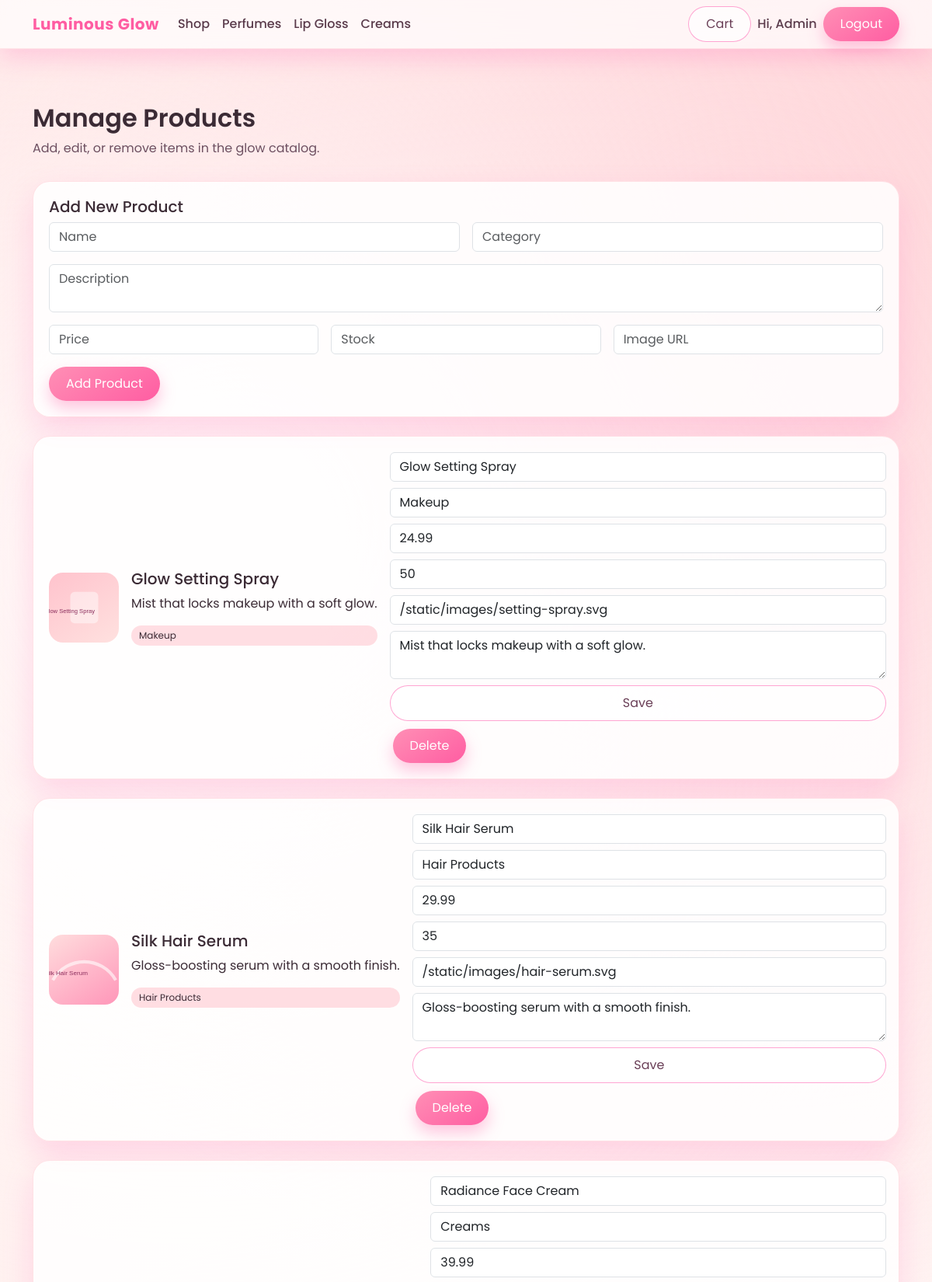
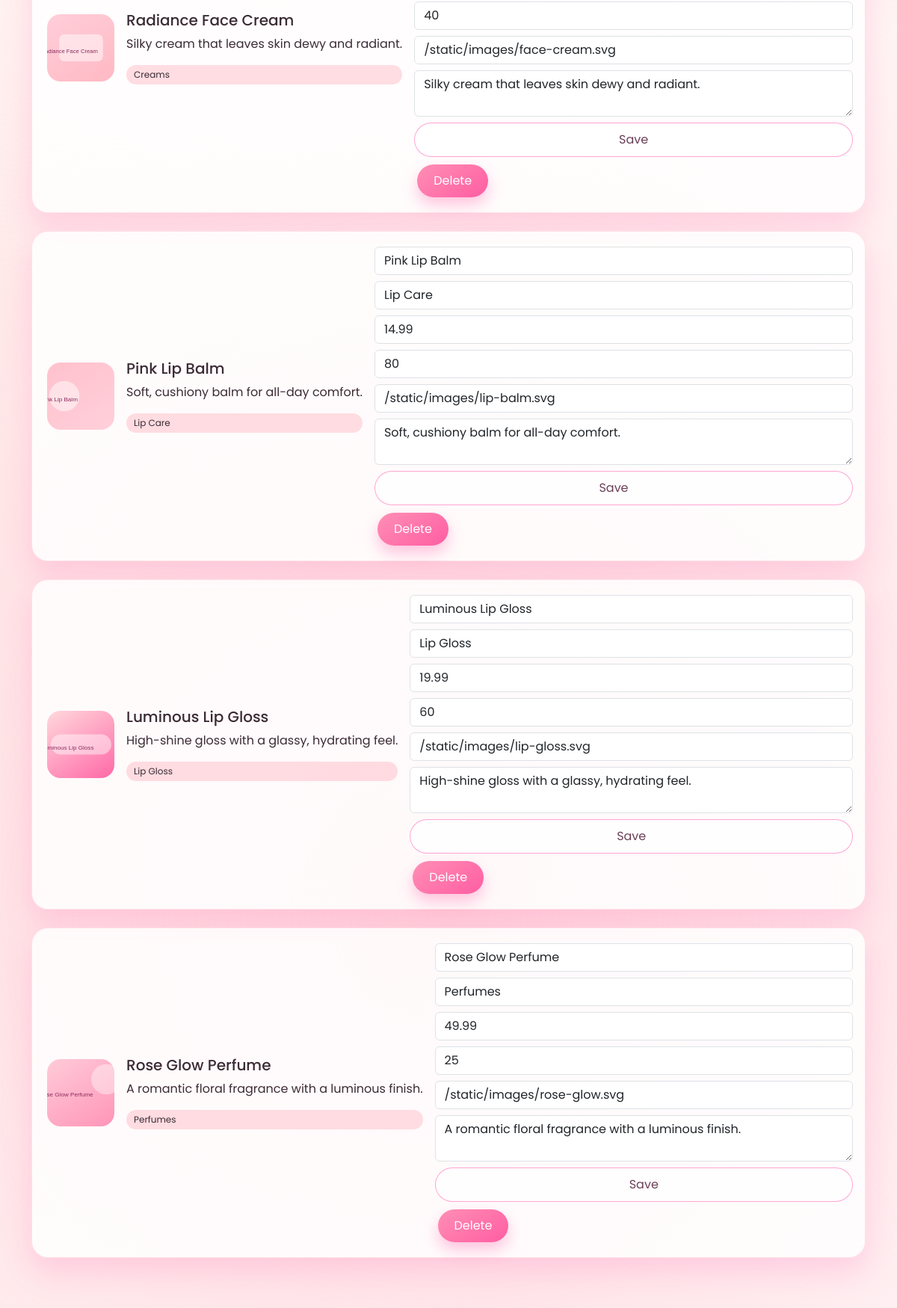
/admin/products (signed in, upper part), run on the app's committed database (2 pictures, top to bottom).
### models.py (models this page shows)
class User(Base):
    __tablename__ = "users"
    id = Column(Integer, primary_key=True, index=True)
    username = Column(String(50), nullable=False)
    email = Column(String(120), unique=True, nullable=False, index=True)
    password_hash = Column(String(255), nullable=False)
    is_admin = Column(Boolean, default=False)
    created_at = Column(DateTime, default=datetime.utcnow)
    cart_items = relationship("CartItem", back_populates="user")

class Product(Base):
    __tablename__ = "products"
    id = Column(Integer, primary_key=True, index=True)
    name = Column(String(120), nullable=False)
    description = Column(Text, nullable=False)
    price = Column(Float, nullable=False)
    category = Column(String(50), nullable=False, index=True)
    image_url = Column(String(255), nullable=False)
    stock = Column(Integer, default=0)
    cart_items = relationship("CartItem", back_populates="product")

### admin.py (the view)
@router.get("/products")
def admin_products(
    request: Request,
    db: Session = Depends(get_db),
    current_user: User = Depends(require_admin),
):
    products = db.query(Product).order_by(Product.id.desc()).all()
    return templates.TemplateResponse(
        "admin/products.html",
        {
            "request": request,
            "current_user": current_user,
            "products": products,
            "editing": None,
        },
    )

### templates/admin/products.html
{% extends "base.html" %}
{% block content %}
<section class="section">
  <div class="container">
    <div class="section-header">
      <h2>Manage Products</h2>
      <p>Add, edit, or remove items in the glow catalog.</p>
    </div>
    <div class="panel-card mb-4">
      <h5>Add New Product</h5>
      <form method="post" action="/admin/products/add" class="row g-3">
        <div class="col-md-6">
          <input class="form-control" name="name" placeholder="Name" required />
        </div>
        <div class="col-md-6">
          <input class="form-control" name="category" placeholder="Category" required />
        </div>
        <div class="col-md-12">
          <textarea class="form-control" name="description" placeholder="Description" rows="2" required></textarea>
        </div>
        <div class="col-md-4">
          <input class="form-control" name="price" type="number" step="0.01" placeholder="Price" required />
        </div>
        <div class="col-md-4">
          <input class="form-control" name="stock" type="number" placeholder="Stock" required />
        </div>
        <div class="col-md-4">
          <input class="form-control" name="image_url" placeholder="Image URL" required />
        </div>
        <div class="col-12">
          <button class="btn btn-glossy" type="submit">Add Product</button>
        </div>
      </form>
    </div>
    <div class="row g-4">
      {% for product in products %}
      <div class="col-12">
        <div class="product-row">
          <div class="product-row-info">
            <img src="{{ product.image_url }}" alt="{{ product.name }}" />
            <div>
              <h5>{{ product.name }}</h5>
              <p>{{ product.description }}</p>
              <div class="tag">{{ product.category }}</div>
            </div>
          </div>
          <div class="product-row-actions">
            <form method="post" action="/admin/products/{{ product.id }}/edit" class="row g-2">
              <input class="form-control" name="name" value="{{ product.name }}" required />
              <input class="form-control" name="category" value="{{ product.category }}" required />
              <input class="form-control" name="price" type="number" step="0.01" value="{{ product.price }}" required />
              <input class="form-control" name="stock" type="number" value="{{ product.stock }}" required />
              <input class="form-control" name="image_url" value="{{ product.image_url }}" required />
              <textarea class="form-control" name="description" rows="2" required>{{ product.description }}</textarea>
              <button class="btn btn-glossy-outline" type="submit">Save</button>
            </form>
            <form method="post" action="/admin/products/{{ product.id }}/delete">
              <button class="btn btn-glossy" type="submit">Delete</button>
            </form>
          </div>
        </div>
      </div>
      {% else %}
      <div class="col-12">
        <div class="empty-state">No products yet.</div>
      </div>
      {% endfor %}
    </div>
  </div>
</section>
{% endblock %}

### templates/base.html (shortened to what this page needs)
<!DOCTYPE html>
<html lang="en">
<head>
  <link href="https://cdn.jsdelivr.net/npm/bootstrap@5.3.2/dist/css/bootstrap.min.css" rel="stylesheet" />
  <link rel="stylesheet" href="/static/css/style.css" />
</head>
<body>
  <nav class="navbar navbar-expand-lg navbar-glossy">
    <div class="container">
      <a class="navbar-brand" href="/">Luminous Glow</a>
      <div class="collapse navbar-collapse" id="navMenu">
        <ul class="navbar-nav me-auto mb-2 mb-lg-0">
          <li class="nav-item"><a class="nav-link" href="/products">Shop</a></li>
          <li class="nav-item"><a class="nav-link" href="/products?category=Perfumes">Perfumes</a></li>
          <li class="nav-item"><a class="nav-link" href="/products?category=Lip Gloss">Lip Gloss</a></li>
          <li class="nav-item"><a class="nav-link" href="/products?category=Creams">Creams</a></li>
        </ul>
        <div class="d-flex align-items-center gap-2">
          <a class="btn btn-glossy-outline" href="/cart">Cart</a>
          {% if current_user %}
          <span class="nav-user">Hi, {{ current_user.username }}</span>
          <form method="post" action="/logout" class="d-inline">
            <button class="btn btn-glossy" type="submit">Logout</button>
          </form>
          {% else %}
          <a class="btn btn-glossy-outline" href="/login">Login</a>
          <a class="btn btn-glossy" href="/register">Register</a>
          {% endif %}
        </div>
      </div>
    </div>
  </nav>
  <main class="content-wrapper">
    {% block content %}{% endblock %}
  </main>
</body>
</html>

### static/css/style.css (style rules this page uses)
:root { --pink-1: #ffb6c1; --pink-2: #ffc0cb; --pink-3: #ffd1dc; --pink-4: #ffe4e1; --white: #ffffff; --rose-glow: #ff8fb5; --magenta: #ff5da2; --shadow: rgba(255, 105, 180, 0.25); }
* { box-sizing: border-box; }
body { font-family: "Poppins", sans-serif; background: linear-gradient(135deg, var(--pink-4), var(--white)); color: #3b2b35; min-height: 100vh; position: relative; }
.navbar-glossy { background: rgba(255, 255, 255, 0.7); backdrop-filter: blur(16px); border-bottom: 1px solid rgba(255, 182, 193, 0.3); box-shadow: 0 12px 30px var(--shadow); }
.navbar-brand { font-weight: 700; color: var(--magenta); letter-spacing: 0.5px; }
.nav-link { color: #5a3b4b; font-weight: 500; }
.nav-user { font-weight: 500; color: #5a3b4b; }
.content-wrapper { padding-top: 30px; }
.section { padding: 40px 0 60px; }
.section-header { margin-bottom: 30px; }
.section-header h2 { font-weight: 600; margin-bottom: 8px; }
.section-header p { color: #6d5061; }
.btn-glossy { background: linear-gradient(145deg, var(--rose-glow), var(--magenta)); color: var(--white); border: none; border-radius: 30px; padding: 10px 22px; box-shadow: 0 10px 20px rgba(255, 93, 162, 0.35); transition: transform 0.2s ease, box-shadow 0.2s ease; }
.btn-glossy-outline { border: 1px solid rgba(255, 105, 180, 0.6); border-radius: 30px; padding: 10px 22px; background: rgba(255, 255, 255, 0.7); color: #6a3f57; }
.tag { background: rgba(255, 182, 193, 0.45); padding: 4px 10px; border-radius: 16px; font-size: 0.75rem; }
.review-card, .panel-card, .auth-card, .product-row { background: rgba(255, 255, 255, 0.85); border-radius: 22px; padding: 20px; border: 1px solid rgba(255, 182, 193, 0.4); box-shadow: 0 18px 38px rgba(255, 105, 180, 0.22); }
.product-row { display: flex; justify-content: space-between; gap: 20px; flex-wrap: wrap; }
.product-row-info { display: flex; gap: 16px; align-items: center; max-width: 55%; }
.product-row-info img { width: 90px; height: 90px; border-radius: 18px; object-fit: cover; }
.product-row-actions { flex: 1; display: grid; gap: 10px; }

### data on the page
User: username "Admin"
Product: image_url (picture), name "Glow Setting Spray", description "Mist that locks makeup with a soft glow.", category "Makeup", price "24.99", stock "50", image_url "/static/images/setting-spray.svg"
Product: image_url (picture), name "Silk Hair Serum", description "Gloss-boosting serum with a smooth finish.", category "Hair Products", price "29.99", stock "35", image_url "/static/images/hair-serum.svg"
Product: image_url (picture), name "Radiance Face Cream", description "Silky cream that leaves skin dewy and radiant.", category "Creams", price "39.99", stock "40", image_url "/static/images/face-cream.svg"
Product: image_url (picture), name "Pink Lip Balm", description "Soft, cushiony balm for all-day comfort.", category "Lip Care", price "14.99", stock "80", image_url "/static/images/lip-balm.svg"
Product: image_url (picture), name "Luminous Lip Gloss", description "High-shine gloss with a glassy, hydrating feel.", category "Lip Gloss", price "19.99", stock "60", image_url "/static/images/lip-gloss.svg"
Product: image_url (picture), name "Rose Glow Perfume", description "A romantic floral fragrance with a luminous finish.", category "Perfumes", price "49.99", stock "25", image_url "/static/images/rose-glow.svg"
